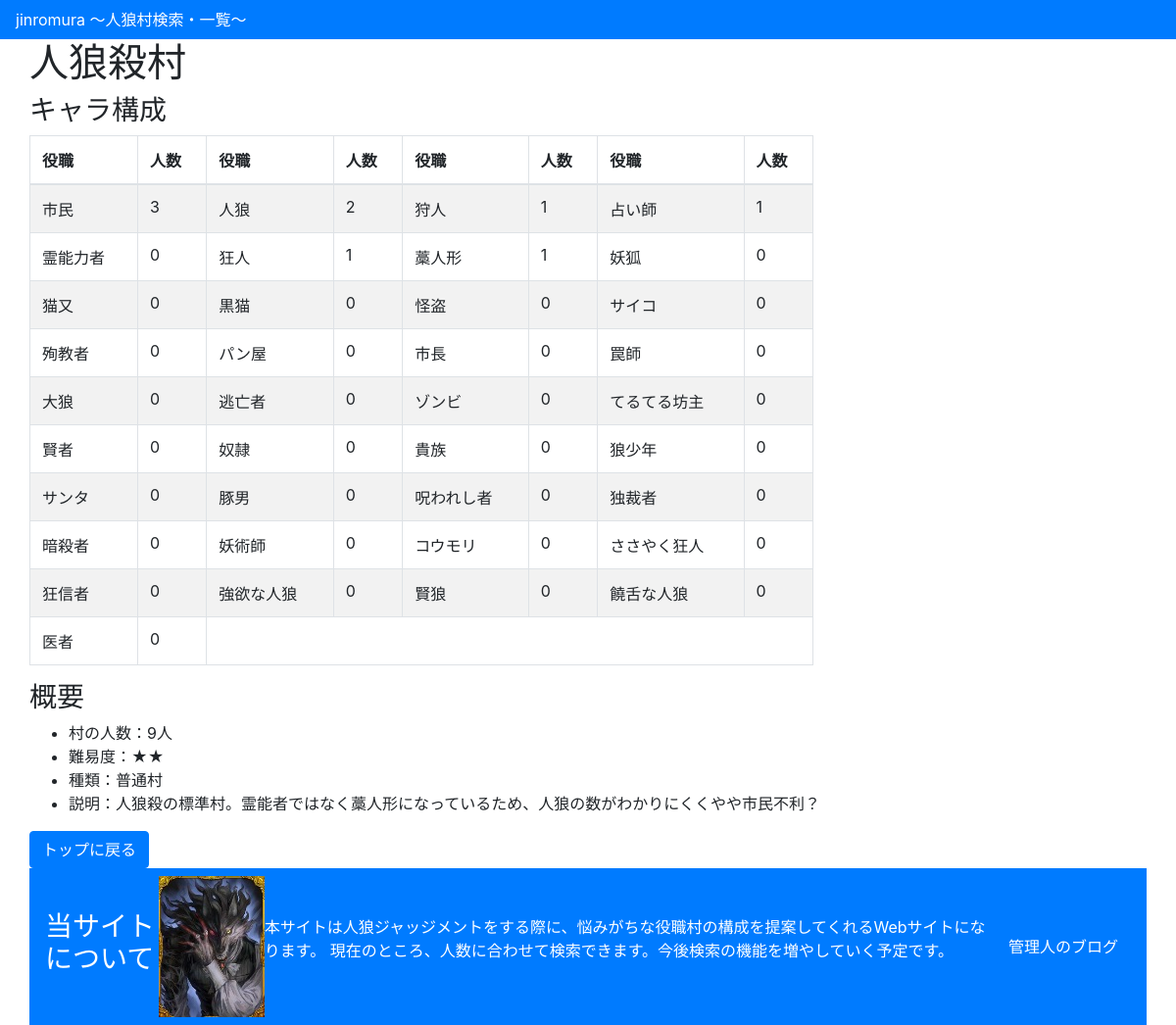
Page /jinromura/2/ on the committed database.
### jinromura/models.py (models this page shows, shortened)
class Village(models.Model):
    name = models.CharField('村名',max_length=40)
    people = models.IntegerField('人数',default=0)
    level = models.IntegerField('難易度',default=0)
    category = models.CharField('種類',max_length=200)
    description = models.CharField('説明',max_length=200)
    citizen = models.IntegerField('市民',default=0)
    werewolf = models.IntegerField('人狼',default=0)
    hunter = models.IntegerField('狩人',default=0)
    f_teller = models.IntegerField('占い師',default=0)
    shaman = models.IntegerField('霊能者',default=0)
    dspcho = models.IntegerField('狂人',default=0)
    straw_doll = models.IntegerField('わら人形',default=0)
    lover = models.IntegerField('恋人',default=0)
    fox = models.IntegerField('妖狐',default=0)
    nekomata = models.IntegerField('猫又',default=0)
    black_cat = models.IntegerField('黒猫',default=0)
    thief = models.IntegerField('怪盗',default=0)
    psyco = models.IntegerField('サイコ',default=0)
    martydom = models.IntegerField('殉教者',default=0)
    bakery = models.IntegerField('パン屋',default=0)
    mayor = models.IntegerField('市長',default=0)
    trap_nurses = models.IntegerField('罠師',default=0)
    big_wolf = models.IntegerField('大狼',default=0)
    fugitive = models.IntegerField('逃亡者',default=0)
    zombi = models.IntegerField('ゾンビ',default=0)
    teruteru = models.IntegerField('てるてる坊主',default=0)
    wiseman = models.IntegerField('賢者',default=0)
    slave = models.IntegerField('奴隷',default=0)
    aristcracy = models.IntegerField('貴族',default=0)
    wolfboy = models.IntegerField('狼少年',default=0)
    santa = models.IntegerField('サンタ',default=0)
    pigman = models.IntegerField('豚男',default=0)
    cursed = models.IntegerField('呪われし者',default=0)
    dictator = models.IntegerField('独裁者',default=0)
    assassin = models.IntegerField('暗殺者',default=0)
    sorcerer = models.IntegerField('妖術師',default=0)
    bat = models.IntegerField('コウモリ',default=0)
    queen = models.IntegerField('女王',default=0)
    sasaki = models.IntegerField('ささやく狂人',default=0)
    fanatic = models.IntegerField('狂信者',default=0)
    goyoku = models.IntegerField('強欲な人狼',default=0)
    wisewolf = models.IntegerField('賢狼',default=0)
    noisywolf = models.IntegerField('饒舌な人狼',default=0)
    doctor = models.IntegerField('医者',default=0)

### jinromura/views.py (the view)
# urls.py: path('<int:pk>/', views.DetailView.as_view(), name='detail'),
class DetailView(generic.DetailView):
    model = Village
    template_name = 'jinromura/detail.html'

### jinromura/templatetags/range.py (called while the page is built)
@register.filter(name='range')
def _range(_min, args=None):
    _max, _step = None, None
    if args:
        if not isinstance(args, int):
            _max, _step = map(int, args.split(','))
        else:
            _max = args
    args = filter(None, (_min,_max,_step))
    return range(*args)

### jinromura/templates/jinromura/detail.html (shortened to what this page needs)
{% load staticfiles %}
{% load static %}
{% load range %}
<html>
  <head>
    <link rel="stylesheet" type="text/css" href="{% static 'css/bootstrap.css' %}" />
  </head>
  <body>
    <div>
      <nav class="navbar navbar-expand-lg navbar-light bg-primary text-white">
        jinromura 〜人狼村検索・一覧〜
      </nav>
    </div>
    <div class="container">
      <div class="row">
        <div id="contents">
        <h1>{{ village.name }}</h1>
        <h3>キャラ構成</h3>
          <table class="table table-striped table-bordered" style="width:50rem;">
            <thead>
              <th>役職</th>
              <th>人数</th>
              <th>役職</th>
              <th>人数</th>
              <th>役職</th>
              <th>人数</th>
              <th>役職</th>
              <th>人数</th>
            </thead>
            <tbody>
              <tr>
                <td>市民</td>
                <td>{{village.citizen}}</td>
                <td>人狼</td>
                <td>{{village.werewolf}}</td>
                <td>狩人</td>
                <td>{{village.hunter}}</td>
                <td>占い師</td>
                <td>{{village.f_teller}}</td>
              </tr>
              <tr>
                <td>霊能力者</td>
                <td>{{village.shaman}}</td>
                <td>狂人</td>
                <td>{{village.dspcho}}</td>
                <td>藁人形</td>
                <td>{{village.straw_doll}}</td>
                <td>妖狐</td>
                <td>{{village.fox}}</td>
              </tr>
              <tr>
                <td>猫又</td>
                <td>{{village.nekomata}}</td>
                <td>黒猫</td>
                <td>{{village.black_cat}}</td>
                <td>怪盗</td>
                <td>{{village.thief}}</td>
                <td>サイコ</td>
                <td>{{village.psyco}}</td>
              </tr>
              <tr>
                <td>殉教者</td>
                <td>{{village.martydom}}</td>
                <td>パン屋</td>
                <td>{{village.bakery}}</td>
                <td>市長</td>
                <td>{{village.mayor}}</td>
                <td>罠師</td>
                <td>{{village.trap_nurses}}</td>
              </tr>
              <tr>
                <td>大狼</td>
                <td>{{village.big_wolf}}</td>
                <td>逃亡者</td>
                <td>{{village.fugitive}}</td>
                <td>ゾンビ</td>
                <td>{{village.zombi}}</td>
                <td>てるてる坊主</td>
                <td>{{village.teruteru}}</td>
              </tr>
              <tr>
                <td>賢者</td>
                <td>{{village.wiseman}}</td>
                <td>奴隷</td>
                <td>{{village.slave}}</td>
                <td>貴族</td>
                <td>{{village.aristcracy}}</td>
                <td>狼少年</td>
                <td>{{village.zombi}}</td>
              </tr>
              <tr>
                <td>サンタ</td>
                <td>{{village.santa}}</td>
                <td>豚男</td>
                <td>{{village.pigman}}</td>
                <td>呪われし者</td>
                <td>{{village.cursed}}</td>
                <td>独裁者</td>
                <td>{{village.dictator}}</td>
              </tr>
              <tr>
                <td>暗殺者</td>
                <td>{{village.assassin}}</td>
                <td>妖術師</td>
                <td>{{village.sorcerer}}</td>
                <td>コウモリ</td>
                <td>{{village.bat}}</td>
                <td>ささやく狂人</td>
                <td>{{village.sasaki}}</td>
              </tr>
              <tr>
                <td>狂信者</td>
                <td>{{village.fanatic}}</td>
                <td>強欲な人狼</td>
                <td>{{village.goyoku}}</td>
                <td>賢狼</td>
                <td>{{village.wisewolf}}</td>
                <td>饒舌な人狼</td>
                <td>{{village.noisywolf}}</td>
              </tr>
              <tr>
                <td>医者</td>
                <td>{{village.doctor}}</td>
              </tr>
          </table>
        <h3>概要</h3>
          <ul>
            <li>村の人数：{{ village.people }}人</li>
            <li>難易度：{% for value in village.level|range %}★{% endfor %}</li>
            <li>種類：{{ village.category }}</li>
            <li>説明：{{ village.description }}</li>
          </ul>
          <a class="btn btn-primary" role="button" href="{% url 'index' %}">トップに戻る</a>
        </div>
        <div>
          <nav class="navbar navbar-expand-lg navbar-light bg-primary text-white">
            <h3>当サイトについて</h3>
            <br>
            <img src="{% static "img/werewolf.jpg" %}" alt="Werewolf image">
            <br>
            <p>
              本サイトは人狼ジャッジメントをする際に、悩みがちな役職村の構成を提案してくれるWebサイトになります。
              現在のところ、人数に合わせて検索できます。今後検索の機能を増やしていく予定です。
            </p>
            <a class="btn btn-primary" href="https://takaxtech.com/">管理人のブログ</a>
          </nav>
        </div>
      </div>
  </body>
</html>

### rows in the picture
Village: name "人狼殺村", citizen "3", werewolf "2", hunter "1", f_teller "1", shaman "0", dspcho "1", straw_doll "1", fox "0", nekomata "0", black_cat "0", thief "0", psyco "0", martydom "0", bakery "0", mayor "0", trap_nurses "0", big_wolf "0", fugitive "0", zombi "0", teruteru "0", wiseman "0", slave "0", aristcracy "0", santa "0", pigman "0", cursed "0", dictator "0", assassin "0", sorcerer "0", bat "0", sasaki "0", fanatic "0", goyoku "0", wisewolf "0", noisywolf "0", doctor "0", people "9", level 2 (drawn), category "普通村", description "人狼殺の標準村。霊能者ではなく藁人形になっているため、人狼の数がわかりにくくやや市民不利？"
